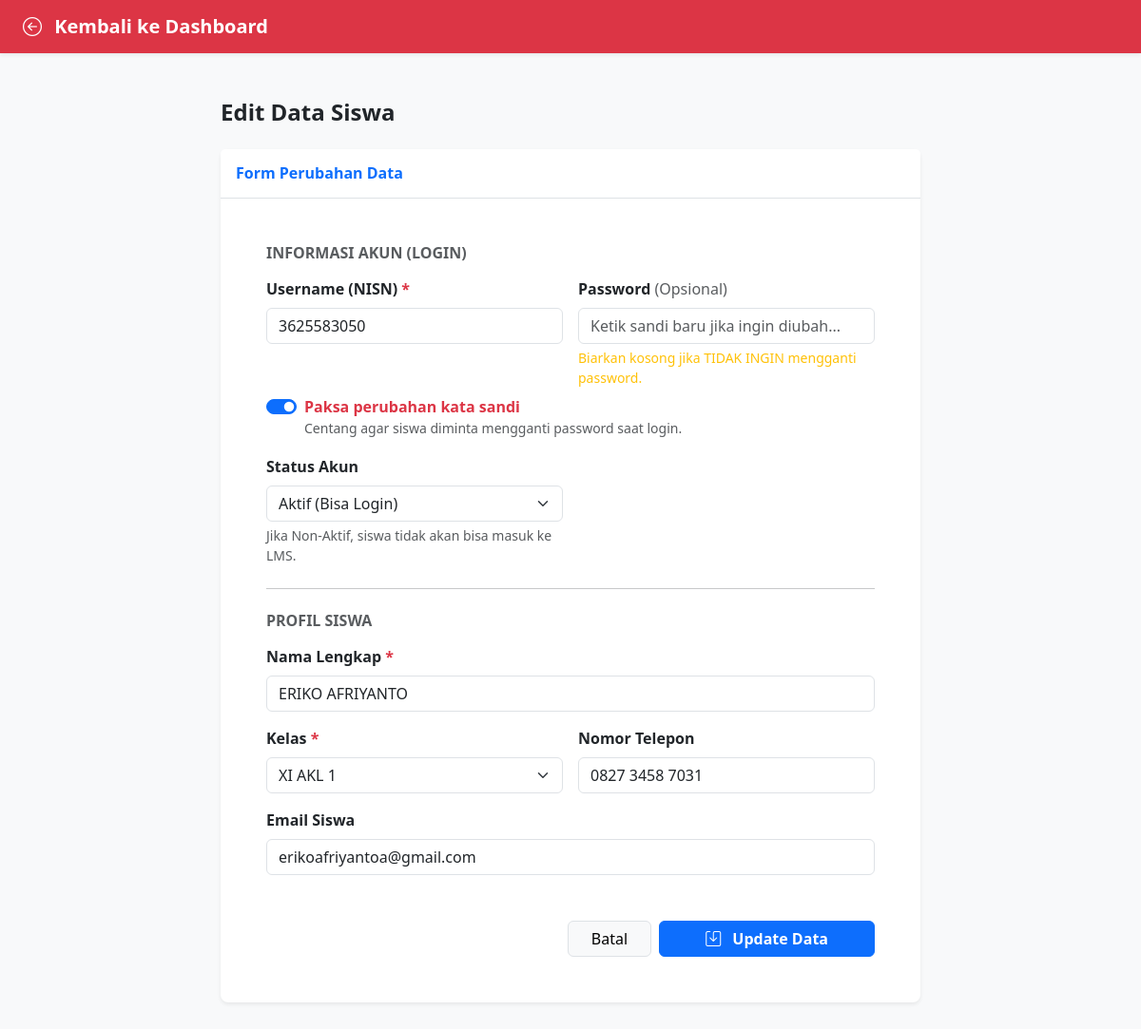
The page /admin/editSiswa.php?id=IS031 (signed in) on the database its author committed.
### tables this page shows
CREATE TABLE `siswa` (
  `IDSiswa` char(5) NOT NULL,
  `IDUser` char(5) DEFAULT NULL,
  `NamaSiswa` varchar(60) NOT NULL,
  `NISN` char(10) DEFAULT NULL,
  `Kelas` varchar(20) DEFAULT NULL,
  `Email` varchar(100) DEFAULT NULL,
  `NoTelp` varchar(20) DEFAULT NULL,
  `dibuat_pada` timestamp NULL DEFAULT CURRENT_TIMESTAMP,
  `FotoProfil` varchar(255) DEFAULT NULL,
  `Bio` text
);

CREATE TABLE `users` (
  `IDUser` char(5) NOT NULL,
  `Username` varchar(18) NOT NULL,
  `Password` varchar(255) NOT NULL,
  `Role` enum('admin','guru','siswa') NOT NULL,
  `LastAccess` datetime DEFAULT NULL,
  `WajibUbahPassword` tinyint(1) DEFAULT '0',
  `Status` enum('Aktif','Non-Aktif') DEFAULT 'Aktif'
);

### admin/editSiswa.php (the view, shortened to what this page needs)
<?php
require '../login/koneksi.php';
$id_siswa = mysqli_real_escape_string($koneksi, $_GET['id']);
$query = mysqli_query($koneksi, "SELECT SISWA.*, USERS.Password, USERS.WajibUbahPassword, USERS.Status
                                 FROM SISWA
                                 JOIN USERS ON SISWA.IDUser = USERS.IDUser
                                 WHERE SISWA.IDSiswa = '$id_siswa'");
$data = mysqli_fetch_assoc($query);
?>
<!DOCTYPE html>
<html lang="id">
<head>
    <link href="https://cdn.jsdelivr.net/npm/bootstrap@5.3.0/dist/css/bootstrap.min.css" rel="stylesheet">
    <link rel="stylesheet" href="https://cdn.jsdelivr.net/npm/bootstrap-icons@1.10.5/font/bootstrap-icons.css">
    <link rel="stylesheet" href="../style.css">
</head>
<body class="bg-light">
    <nav class="navbar navbar-dark bg-danger shadow-sm">
        <div class="container-fluid px-4">
            <a class="navbar-brand fw-bold" href="admin.php">
                <i class="bi bi-arrow-left-circle me-2"></i> Kembali ke Dashboard
            </a>
        </div>
    </nav>
    <div class="container py-5">
        <div class="row justify-content-center">
            <div class="col-lg-8">
                <h4 class="fw-bold mb-4">Edit Data Siswa</h4>
                <div class="card border-0 shadow-sm rounded-3">
                    <div class="card-header bg-white border-bottom py-3">
                        <h6 class="mb-0 fw-bold text-primary">Form Perubahan Data</h6>
                    </div>
                    <div class="card-body p-4 p-md-5">
                        <form action="proses_edit_siswa.php" method="POST">
                            <h6 class="fw-bold text-muted mb-3">INFORMASI AKUN (LOGIN)</h6>
                            <div class="row g-3 mb-4">
                                <div class="col-md-6">
                                    <label class="form-label fw-semibold">Username (NISN) <span class="text-danger">*</span></label>
                                    <input type="text" class="form-control" name="nisn" value="<?= $data['NISN'] ?>" required>
                                </div>
                                <div class="col-md-6">
                                    <label class="form-label fw-semibold">Password <span class="text-muted fw-normal">(Opsional)</span></label>
                                    <input type="password" class="form-control" name="password" placeholder="Ketik sandi baru jika ingin diubah...">
                                    <div class="form-text text-warning">Biarkan kosong jika TIDAK INGIN mengganti password.</div>
                                </div>
                                <div class="col-12 mt-2">
                                    <div class="form-check form-switch">
                                        <input class="form-check-input" type="checkbox" name="force_password_change" id="forcePass" value="1" <?= ($data['WajibUbahPassword'] == 1) ? 'checked' : '' ?>>
                                        <label class="form-check-label fw-bold text-danger" for="forcePass">
                                            Paksa perubahan kata sandi
                                        </label>
                                        <div class="form-text mt-0">Centang agar siswa diminta mengganti password saat login.</div>
                                    </div>
                                </div>
                                <div class="col-md-6 mt-3">
                                    <label class="form-label fw-semibold">Status Akun</label>
                                    <select class="form-select" name="status_akun">
                                        <option value="Aktif" <?= ($data['Status'] == 'Aktif') ? 'selected' : '' ?>>Aktif (Bisa Login)</option>
                                    </select>
                                    <div class="form-text">Jika Non-Aktif, siswa tidak akan bisa masuk ke LMS.</div>
                                </div>
                            </div>
                            <hr class="mb-4">
                            <h6 class="fw-bold text-muted mb-3">PROFIL SISWA</h6>
                            <div class="row g-3">
                                <div class="col-md-12">
                                    <label class="form-label fw-semibold">Nama Lengkap <span class="text-danger">*</span></label>
                                    <input type="text" class="form-control" name="nama_siswa" value="<?= $data['NamaSiswa'] ?>" required>
                                </div>
                                <div class="col-md-6">
                                    <label class="form-label fw-semibold">Kelas <span class="text-danger">*</span></label>
                                    <select class="form-select" name="kelas" required>
                                        <option value="XI AKL 1" <?= ($data['Kelas'] == 'XI AKL 1') ? 'selected' : '' ?>>XI AKL 1</option>
                                    </select>
                                </div>
                                <div class="col-md-6">
                                    <label class="form-label fw-semibold">Nomor Telepon</label>
                                    <input type="text" class="form-control" name="no_telp" value="<?= $data['NoTelp'] ?>">
                                </div>
                                <div class="col-12">
                                    <label class="form-label fw-semibold">Email Siswa</label>
                                    <input type="email" class="form-control" name="email" value="<?= $data['Email'] ?>">
                                </div>
                            </div>
                            <div class="d-flex justify-content-end mt-5 gap-2">
                                <a href="admin.php" class="btn btn-light border px-4">Batal</a>
                                <button type="submit" name="simpan_perubahan" class="btn btn-primary px-5 fw-bold"><i class="bi bi-save me-2"></i> Update Data</button>
                            </div>
                        </form>
                    </div>
                </div>
            </div>
        </div>
    </div>
</body>
</html>

### siswa/style.css (style rules this page uses)
body { background-color: #f8f9fa; }

### rows shown on the page
siswa: nisn "3625583050", nama_siswa "ERIKO AFRIYANTO", kelas "XI AKL 1", no_telp "0827 3458 7031", email "erikoafriyantoa@gmail.com"
users: WajibUbahPassword "☑", status_akun "Aktif (Bisa Login)"
